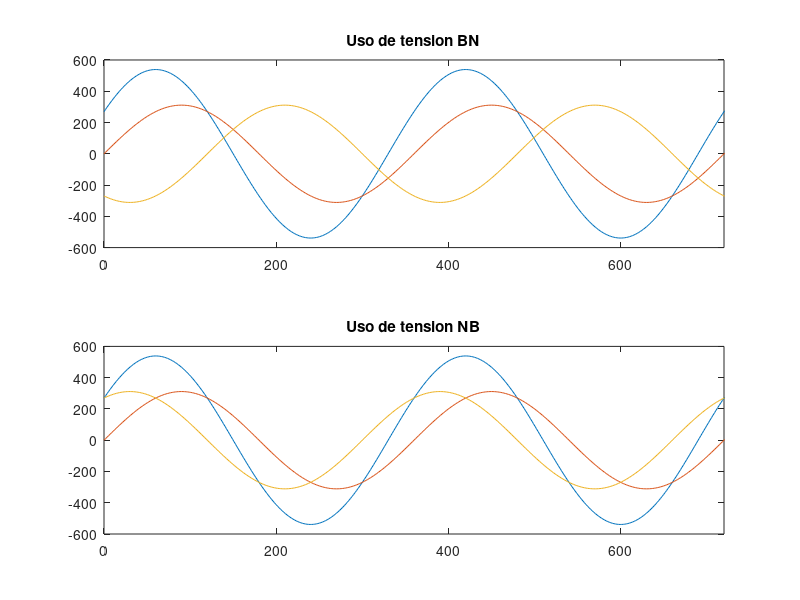
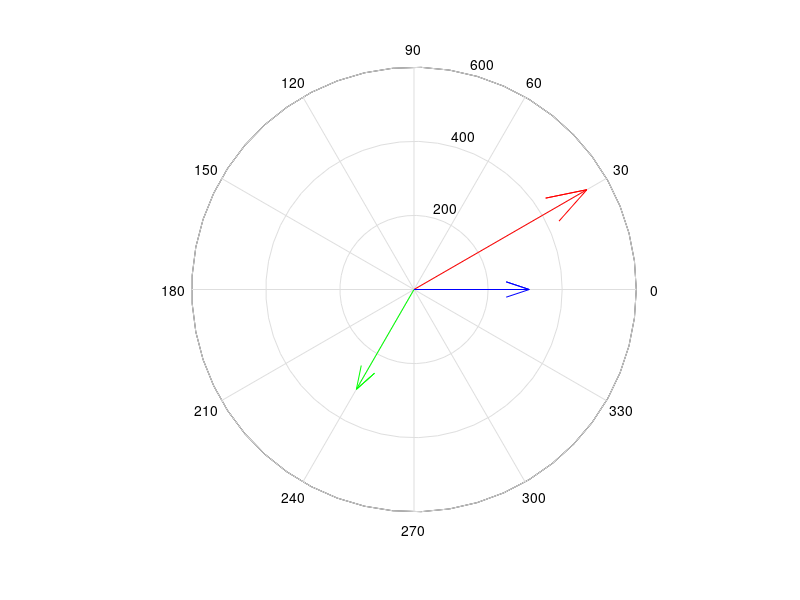
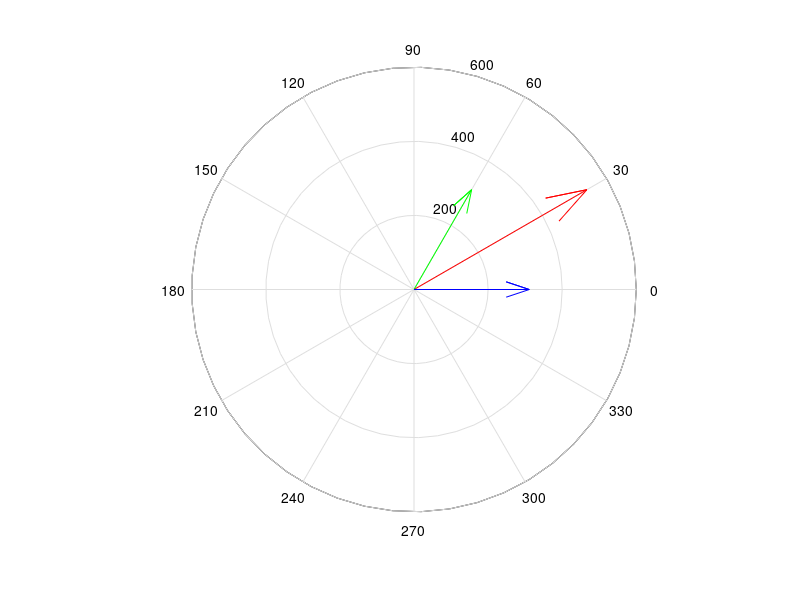

The MATLAB script that drew these images, in order:
%% Tensiones de fase
clear all


t = (0:0.0001:5); f = 50;
grados = t*18000;
tensionAn=sqrt(2)*220*sind(2*180*t*f);
tensionBn=sqrt(2)*220*sind(2*180*t*f+240);
tensionCn=sqrt(2)*220*sind(2*180*t*f+120);

tensionNb=sqrt(2)*220*sind(2*180*t*f+60);

%% Calculo de tensiones de linea

tensionAb=tensionAn-tensionBn;
tensionaB=tensionAn+tensionNb;

figure 
subplot(2,1,1)
plot(grados,tensionAb);
hold on;
plot(grados, tensionAn);
plot(grados, tensionBn);
hold off
xlim([0 720])
title('Uso de tension BN')

subplot(2,1,2)

plot(grados,tensionaB);
hold on;
plot(grados, tensionAn);
plot(grados, tensionNb);
xlim([0 720])
title('Uso de tension NB')

%% Diagrama fasorial 

tension = sqrt(2)*220;
anguloAn=0; anguloBn = 240;

xyAn = cosd(anguloAn)+1i*sind(anguloAn);
xyBn = cosd(anguloBn)+1i*sind(anguloBn);

parteReal = real(xyAn) - real(xyBn);
parteImaginaria = imag(xyAn) - imag(xyBn);
numeroComplejo = parteReal + parteImaginaria;

angulo=atan2d(parteImaginaria,parteReal);
magnitud = abs(numeroComplejo);
magnitud = tension*magnitud;

figure
compass(tension*parteReal,tension*parteImaginaria,'r');
hold on;
compass(tension*cosd(anguloBn),tension*sind(anguloBn),'g');
compass(tension*cosd(anguloAn),tension*sind(anguloAn),'b');

%% Diagrama fasorial tensión NB

tension = sqrt(2)*220;
anguloAn=0; anguloBn = 60;

xyAn = cosd(anguloAn)+1i*sind(anguloAn);
xyBn = cosd(anguloBn)+1i*sind(anguloBn);

parteReal = real(xyAn) + real(xyBn);
parteImaginaria = imag(xyAn) + imag(xyBn);
numeroComplejo = parteReal + parteImaginaria;

angulo=atan2d(parteImaginaria,parteReal);
magnitud = abs(numeroComplejo);
magnitud = tension*magnitud;

figure
compass(tension*parteReal,tension*parteImaginaria,'r');
hold on;
compass(tension*cosd(anguloBn),tension*sind(anguloBn),'g');
compass(tension*cosd(anguloAn),tension*sind(anguloAn),'b');







